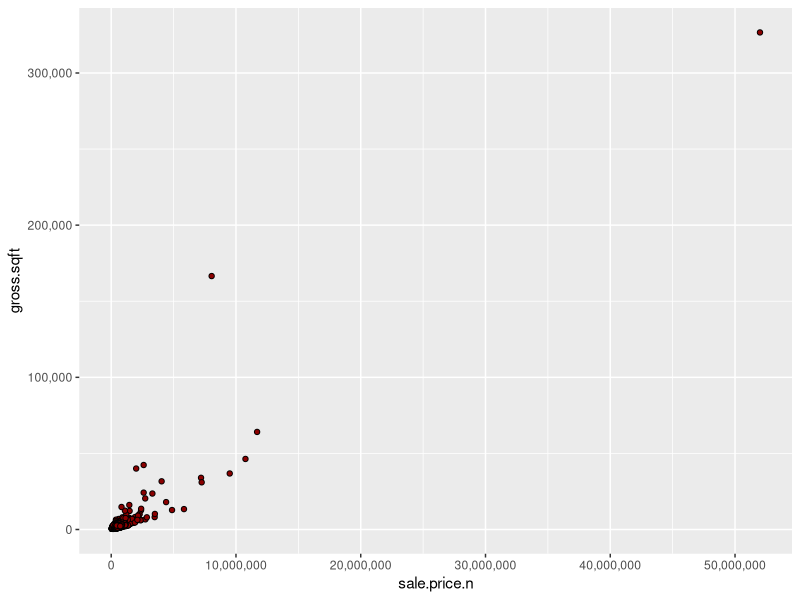
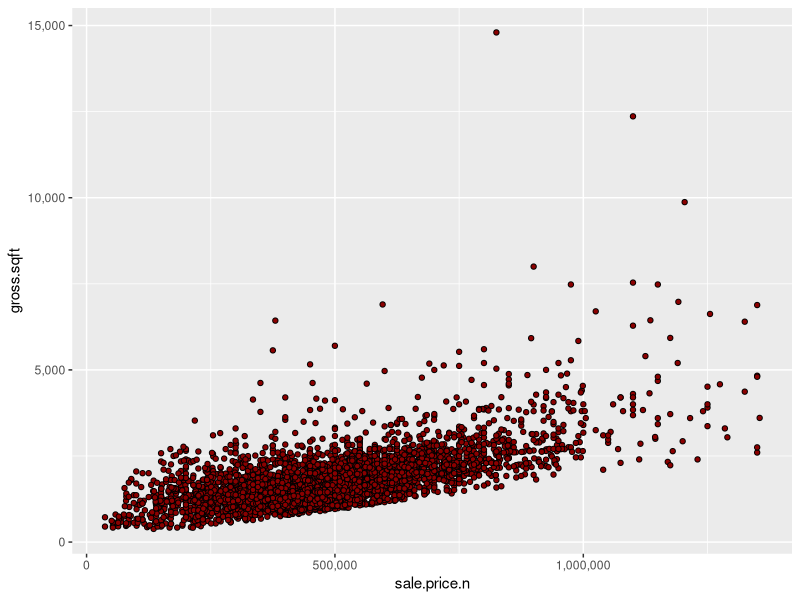
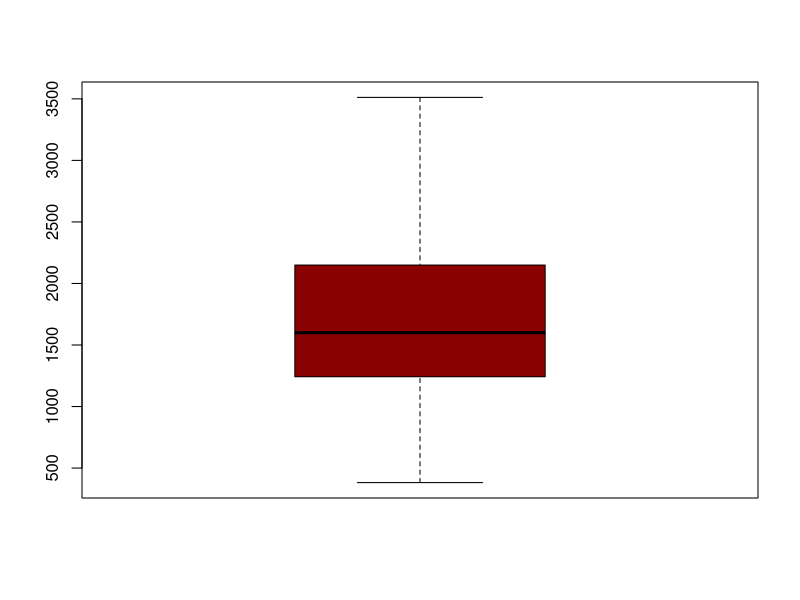
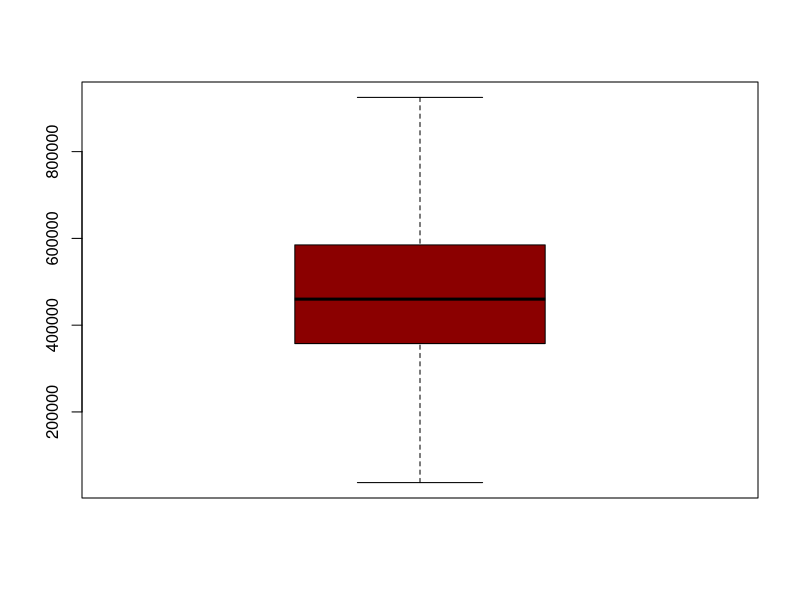
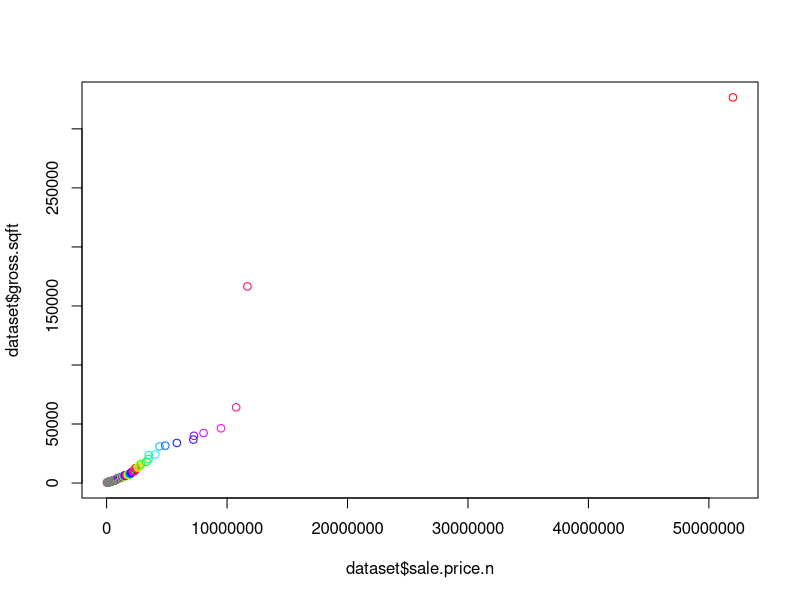
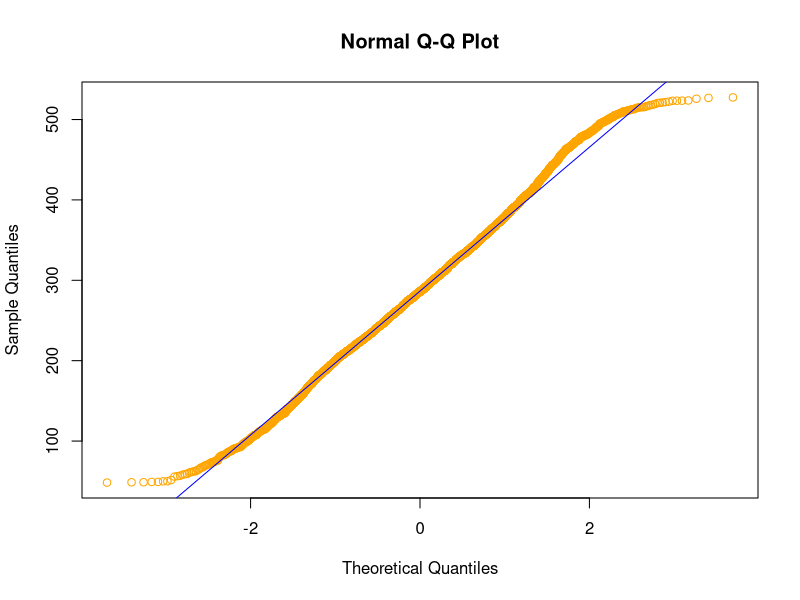
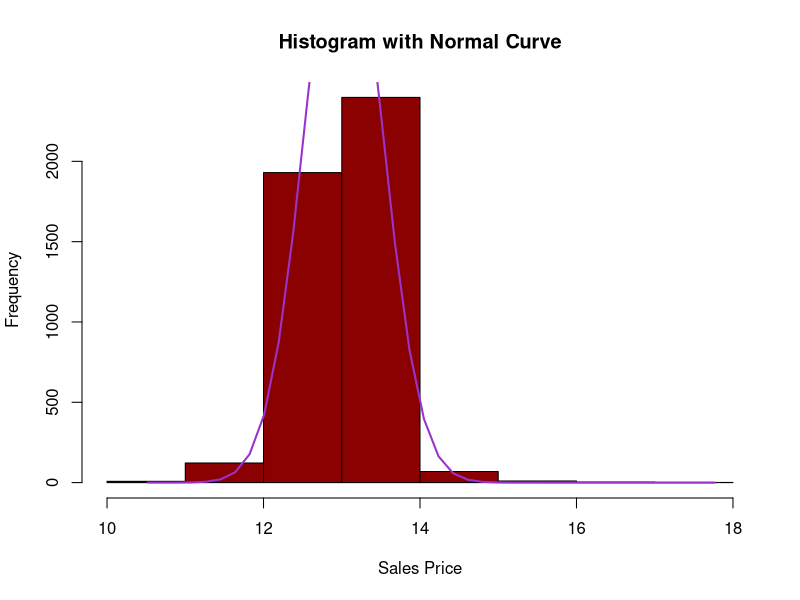
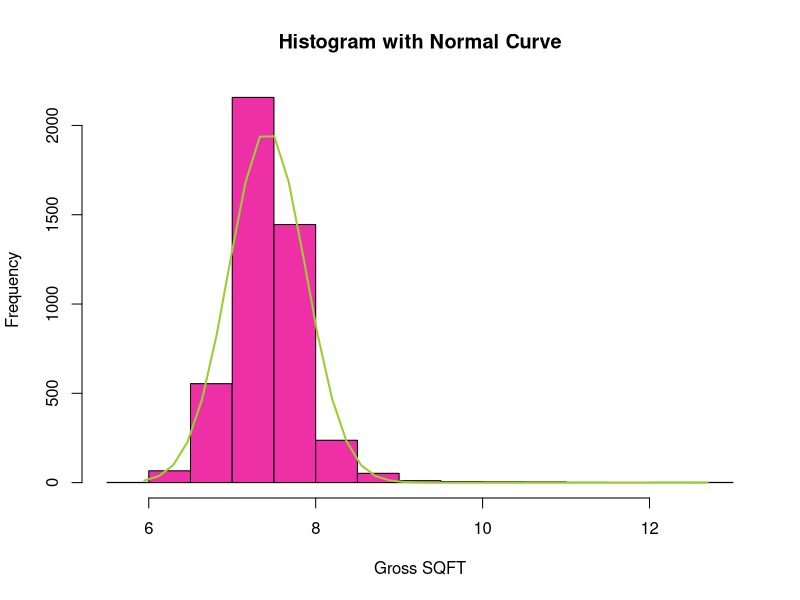

Here is the R script that generated these plots, in order:
## ---- chunk 1
library(ggplot2)
library(sm)
library(scales)
#upload clean dataset
dataset <- read.csv("CleanedSalesData.csv",header=TRUE)
summary(dataset)

#plot sale price vs sqft

ggplot(dataset) + geom_point(data=dataset,aes(x=sale.price.n,
                                              y=gross.sqft), fill="DarkRed", shape=21)+scale_x_continuous(labels = comma)+scale_y_continuous(labels=comma)


#correlation coefficient
cor(dataset$gross.sqft,dataset$sale.price.n)
#reduced dataset. To see data claster closer
newset=subset(dataset,dataset$sale.price.n<1400000)
ggplot(dataset) + geom_point(data=newset,aes(x=sale.price.n,
                                             y=gross.sqft), fill="DarkRed", shape=21)+scale_x_continuous(labels = comma)+scale_y_continuous(labels = comma)
#correlation coeficcient realy sensitive to outliers
cor(newset$gross.sqft,newset$sale.price.n)
#boxplots
options(scipen=10000)
boxplot(dataset$gross.sqft,outline=FALSE,col="DarkRed", names="SQFT")
boxplot(dataset$sale.price.n,outline=FALSE,col="DarkRed",names="Sale price")

#qqplot of price to sqft
qqplot(x=dataset$sale.price.n,y=dataset$gross.sqft,col=rainbow(20))

#normal qqplot for ratio price to sqft
qqnorm(dataset$cs.pricePERsqft,col="Orange")
qqline(dataset$cs.pricePERsqft,col="Blue")

#hist with density curve Taken from http://www.statmethods.net/graphs/density.html
#because outlier drags to a high right scew logarithmic transformation was used
param.sale=log(dataset$sale.price.n)
h<-hist(param.sale, breaks=10, col="darkred", xlab="Sales Price", 
        main="Histogram with Normal Curve") 
xfit<-seq(min(param.sale),max(param.sale),length=40) 
yfit<-dnorm(xfit,mean=mean(param.sale),sd=sd(param.sale)) 
yfit <- yfit*diff(h$mids[1:2])*length(param.sale) 
lines(xfit, yfit, col="darkorchid3", lwd=2)
#because outlier drags to a high right scew logarithmic transformation was used
param.gross=log(dataset$gross.sqft)
h<-hist(param.gross, breaks=10, col="maroon2", xlab="Gross SQFT", 
        main="Histogram with Normal Curve") 
xfit<-seq(min(param.gross),max(param.gross),length=40) 
yfit<-dnorm(xfit,mean=mean(param.gross),sd=sd(param.gross)) 
yfit <- yfit*diff(h$mids[1:2])*length(param.gross) 
lines(xfit, yfit, col="yellowgreen", lwd=2)
#histogram with density curve for ratio price to sqft
#there is not need in logarithmic transformation
param.PriceSQFT=dataset$cs.pricePERsqft
h<-hist(param.PriceSQFT, breaks=10, col="orangered2", xlab="Ratio price to sqft", 
        main="Histogram with Normal Curve") 
xfit<-seq(min(param.PriceSQFT),max(param.PriceSQFT),length=40) 
yfit<-dnorm(xfit,mean=mean(param.PriceSQFT),sd=sd(param.PriceSQFT)) 
yfit <- yfit*diff(h$mids[1:2])*length(param.PriceSQFT) 
lines(xfit, yfit, col="lightslateblue", lwd=2)
